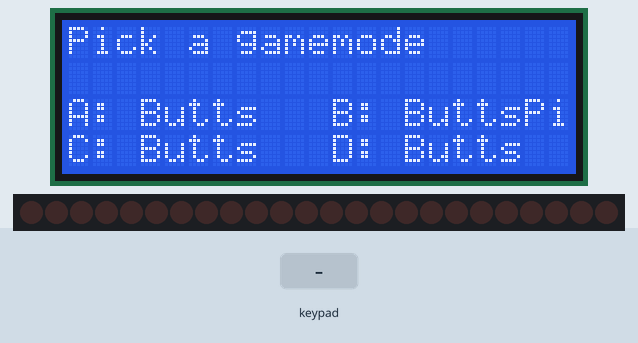
Recording of a sketch running on a simulated Arduino Mega 2560, built with avr-gcc and run on an emulated ATmega2560. Parts: 21×4 character LCD, 24 shift-register outputs drawn as a row of LEDs (first output left, lit = HIGH). The inputs (shaded band) are chosen by the test bench. Random numbers use the default seed unless the sketch sets one; EEPROM starts erased.

Above: at 1.2 s.
1.3 s: key 'b' pressed
At 1.8 s:
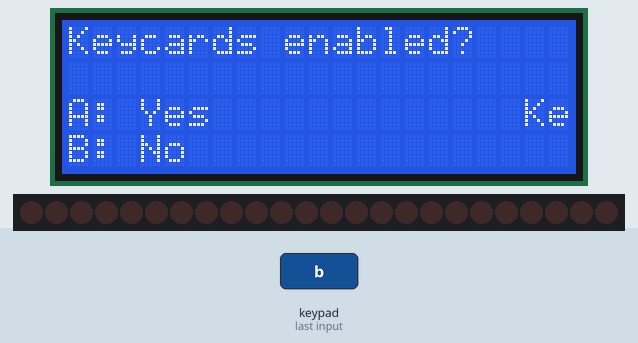
2.8 s: key 'b' pressed
At 4.0 s:
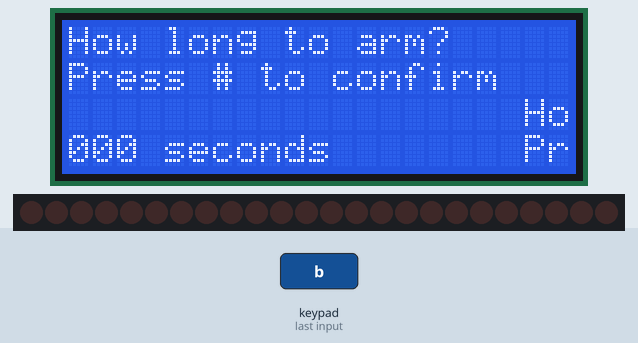
4.3 s: keypad keys 1 3 9 7 2 2 2 2 # pressed 0.4 s apart
At 8.8 s:
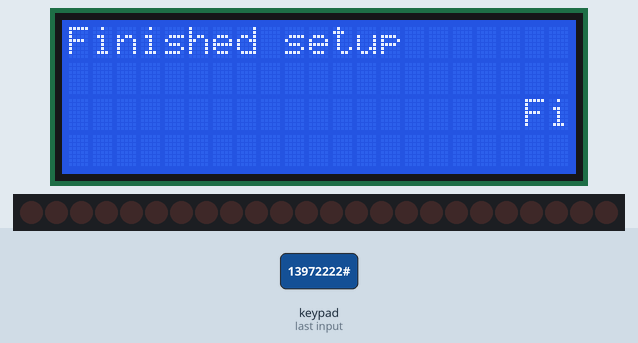
Timing chart, 0 to 10.3 s (numbered marks = the images above; inputs shaded):
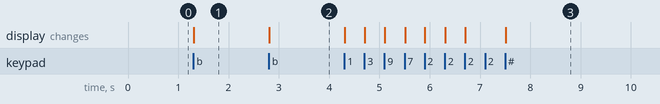

Measured:
- after the input at 1.3 s, the display: first changes at once (image 1 shows a later state)
- after the input at 2.8 s, the display: changes at once (image 2)
- after the input at 4.3 s, the display: first changes at once (image 3 shows a later state)

The sketch:

sevenseg.ino
```cpp
byte numbers[] = {
	255 - B00111111, // 0
	255 - B00000110, // 1
	255 - B01011011, // 2
	255 - B01001111, // 3
	255 - B01100110, // 4
	255 - B01101101, // 5
	255 - B01111101, // 6
	255 - B00000111, // 7
	255 - B01111111, // 8
	255 - B01101111, // 9
	255 - B01110111, // A
	255 - B01111100, // B like b
	255 - B00111001, // C
	255 - B01011110, // D small like 6 without upper stroke
	255 - B01111001, // E
	255 - B01111000, // F
};
byte digits[] = {
	255 - B11111110,
	255 - B11111101,
	255 - B11111011,
	255 - B11110111,
	255 - B11101111,
	255 - B11011111,
	255 - B10111111,
	255 - B01111111,
};

// shift
int latchPin = 10,
dataPin = 9,
clockPin = 8;

// green/white  latch 9
// orange/brown data  8
// yellow/black clock 7

void sevenseg_setup()
{
	pinMode(latchPin, OUTPUT);
	pinMode(clockPin, OUTPUT);
	pinMode(dataPin, OUTPUT);

	digitalWrite(clockPin, LOW);

	digitalWrite(latchPin, LOW);
	// Clear
	shiftOut(dataPin, clockPin, MSBFIRST, B00000000);
	shiftOut(dataPin, clockPin, MSBFIRST, B00000000);
	shiftOut(dataPin, clockPin, MSBFIRST, B00000000);
	digitalWrite(latchPin, HIGH);
}

void sevenseg_write(int which, int what)
{
	byte data = numbers[what];
	byte port = digits[which];
	digitalWrite(latchPin, LOW);
	shiftOut(dataPin, clockPin, MSBFIRST, port);
	shiftOut(dataPin, clockPin, MSBFIRST, data);
	digitalWrite(latchPin, HIGH);
}

void sevenseg_clear()
{
	digitalWrite(latchPin, LOW);
	shiftOut(dataPin, clockPin, MSBFIRST, 0);
	shiftOut(dataPin, clockPin, MSBFIRST, 0);
	digitalWrite(latchPin, HIGH);
}
```

bomb.ino
```cpp
#include <LiquidCrystal.h>
#include <Keypad.h>
#include "EEPROM.h"

enum Mode {
	Setup,
	Play
};

enum EpromSettings : int {
	EPGamemode = 0,
	EPKeycardsEnabled,
	EPArmLength,
	EPDisarmLength,
	EPCodeMode,
	EPNumArmCodes,
	EPNumDisarmCodes,
	EPStrobesEnabled,
	EPPiezosEnabled,
};

Mode mode;
LiquidCrystal lcd(7, 6, 5, 4, 3, 2);

const byte ROWS = 4; //four rows
const byte COLS = 4; //four columns
//define the cymbols on the buttons of the keypads
//char hexaKeys[ROWS][COLS] = {
//	{ 1, 2, 3, 10 },
//	{ 4, 5, 6, 11 },
//	{ 7, 8, 9, 12 },
//	{ 0, -1, 0, 13 }, // * 0 #
//};
char nul = 0;
char hexaKeys[ROWS][COLS] = {
	{ '1', '2', '3', 'a' },
	{ '4', '5', '6', 'b' },
	{ '7', '8', '9', 'c' },
	{ '*', '0', '#', 'd' }, // * 0 #
};
//byte rowPins[ROWS] = { 22, 23, 24, 25 }; //connect to the row pinouts of the keypad
//byte colPins[COLS] = { 26, 27, 28, 29 }; //connect to the column pinouts of the keypad
// Bullshit caused by idiotic plugging
byte rowPins[ROWS] = { 26, 27, 29, 28 }; //connect to the row pinouts of the keypad
byte colPins[COLS] = { 22, 23, 24, 25 }; //connect to the column pinouts of the keypad

bool isSpecialInput(char key)
{
	return key == '*' || key == '#';
}

bool isLetterInput(char key)
{
	return key == 'a' || key == 'b' || key == 'c' || key == 'd';
}

bool isNumberInput(char key)
{
	return !(isLetterInput(key) || isSpecialInput(key));
}


//initialize an instance of class NewKeypad
Keypad customKeypad = Keypad(makeKeymap(hexaKeys), rowPins, colPins, ROWS, COLS);

void setup()
{
	mode = Setup;
	//mode = Play;
	lcd.begin(21, 4);

	sevenseg_setup();

	lcd.setCursor(0, 1);
	lcd.print("butts");

	if (mode == Setup) {
		setup_setup();
	} else {
		play_setup();
	}
}

char lastKey = 0;

void loop()
{
	//char customKey = customKeypad.getKey();
	//if (customKey) {
	//	if (customKey < 0)
	//		customKey = 0;
	//	lastKey = customKey;
	//}
	// lcd.setCursor(0, 0);
	// lcd.print(lastKey);

	//sevenseg_write(0, lastKey);
	// sevenseg_clear();

	// (note: line 1 is the second row, since counting begins with 0):
	//lcd.setCursor(0, 3);
	// print the number of seconds since reset:
	//lcd.print(millis() / 1000);
	if (mode == Setup) {
		setup_loop();
	} else {
		play_loop();
	}
}
```

mode_play.ino
```cpp
long AAutoCode1;
long AAutoCode2;
long AAutoCode3;
long AAutoCode4;
long AAutoCode5;
long AAutoCode6;
long AAutoCode7;
long AAutoCode8;
long AAutoCode9;
long DAutoCode1;
long DAutoCode2;
long DAutoCode3;
long DAutoCode4;
long DAutoCode5;
long DAutoCode6;
long DAutoCode7;
long DAutoCode8;
long DAutoCode9;

void play_setup()
{
	randomSeed(analogRead(0)); //Get floating data for random number generator from unused analog pin
	AAutoCode1 = random(10000000, 99999999);
	AAutoCode2 = random(10000000, 99999999);
	AAutoCode3 = random(10000000, 99999999);
	AAutoCode4 = random(10000000, 99999999);
	AAutoCode5 = random(10000000, 99999999);
	AAutoCode6 = random(10000000, 99999999);
	AAutoCode7 = random(10000000, 99999999);
	AAutoCode8 = random(10000000, 99999999);
	AAutoCode9 = random(10000000, 99999999);
	DAutoCode1 = random(10000000, 99999999);
	DAutoCode2 = random(10000000, 99999999);
	DAutoCode3 = random(10000000, 99999999);
	DAutoCode4 = random(10000000, 99999999);
	DAutoCode5 = random(10000000, 99999999);
	DAutoCode6 = random(10000000, 99999999);
	DAutoCode7 = random(10000000, 99999999);
	DAutoCode8 = random(10000000, 99999999);
	DAutoCode9 = random(10000000, 99999999);

	lcd.print("world, hello! test");

}

void play_loop()
{

}
```

mode_setup.ino
```cpp
enum SetupStage {
	GameMode,
	KeyCard,
	CodeMethod,
	ArmCodeCount,
	DisarmCodeCount,
	Strobe,
	Piezos,
	ArmTime,
	Done
};

SetupStage setupStage;
bool hasShownMessage;
bool isAllDone;

void setup_setup()
{
	lcd.setCursor(0, 5);
	lcd.print("Program Mode");

	setupStage = GameMode;
	hasShownMessage = false;
	isAllDone = false;

	resetMultiInput();
}

const int maxInputs = 3;
char multiInput[maxInputs];

void resetMultiInput()
{
	memset(multiInput, '0', maxInputs);
}

uint8_t parseMultiInput()
{
	// Detect if the input is too big. TODO: Some kind of error message?
	if (multiInput[0] >= '2') { // Abuse that '1' < '2'
		if (multiInput[0] > '2') {
			return 0;
		} else if (multiInput[1] >= '5') {
			if (multiInput[1] > '5' || multiInput[2] > '5') {
				return 0;
			}
		}
	}
	// lazyness loop unrolling. It'll always be 3 due to 8 bit requirements
	uint8_t res = 0;
	res += (multiInput[0] - '0') * 100;
	res += (multiInput[1] - '0') * 10;
	res += (multiInput[2] - '0') * 1;

	return res;
}

uint8_t getMultiInput()
{
	char key = customKeypad.getKey();
	if (key == '#')
		return parseMultiInput();
	else if (!key || !isNumberInput(key))
		return 0;

	// Add key to current inputs
	for (int i = 0; i < maxInputs - 1; i++) {
		multiInput[i] = multiInput[i + 1];
	}
	multiInput[maxInputs - 1] = key;

	lcd.setCursor(0, 3);
	lcd.write(multiInput, maxInputs); // Write as buffer
	return 0;
}

void writeHeader(String message)
{
	lcd.clear();
	lcd.setCursor(0, 0);
	lcd.print(message);
}

void writeMultipleChoice(String message, String a, String b, String c, String d)
{
	writeHeader(message);
	lcd.setCursor(0, 2);
	lcd.print("A: ");
	lcd.print(a);
	lcd.setCursor(11, 2);
	lcd.print("B: ");
	lcd.print(b);
	lcd.setCursor(0, 3);
	lcd.print("C: ");
	lcd.print(c);
	lcd.setCursor(11, 3);
	lcd.print("D: ");
	lcd.print(d);
}

void writeMultipleChoice(String message, String a, String b)
{
	writeHeader(message);
	lcd.setCursor(0, 2);
	lcd.print("A: ");
	lcd.print(a);
	lcd.setCursor(0, 3);
	lcd.print("B: ");
	lcd.print(b);
}

uint8_t getMultipleChoice(int num)
{
	char key = customKeypad.getKey();
	if (!key || !isLetterInput(key)) {
		return 0;
	}
	key -= 'a';
	if (key >= num)
		return 0;
	return key;
}


void setup_loop()
{
	if (isAllDone) return;

	char key;
	uint8_t res;
	switch (setupStage) {
	case GameMode: {
		if (!hasShownMessage) {
			writeMultipleChoice("Pick a gamemode", "Butts", "Butts", "Butts", "Butts");
			hasShownMessage = true;
			return;
		}

		res = getMultipleChoice(4);
		if (!res)
			return;
		EEPROM.write(EPGamemode, res);

		// reset for the next stage
		setupStage = KeyCard;
		hasShownMessage = false;
		lcd.clear();
		return;
	}
	case KeyCard: {
		if (!hasShownMessage) {
			writeMultipleChoice("Keycards enabled?", "Yes", "No");
			hasShownMessage = true;
			return;
		}

		res = getMultipleChoice(2);
		if (!res)
			return;
		EEPROM.write(EPKeycardsEnabled, res);

		// reset for the next stage
		setupStage = ArmTime;
		hasShownMessage = false;
		return;
	}
	case ArmTime: {
		if (!hasShownMessage) {
			writeHeader("How long to arm?");
			lcd.setCursor(0, 1);
			lcd.print("Press # to confirm");
			lcd.setCursor(0, 3);
			lcd.print("000 seconds");
			hasShownMessage = true;
			return;
		}

		res = getMultiInput();
		if (!res)
			return;
		EEPROM.write(EPArmLength, res);

		// reset for the next stage
		setupStage = CodeMethod;
		hasShownMessage = false;
		// TODO: Clear LCD
		return;
	}
	default: {
		lcd.clear();
		lcd.setCursor(0, 0);
		lcd.print("Finished setup");
		isAllDone = true;
		// do something
	}
	}
	/*
	   FIXME: This is probably no longer necessary. (Probably?)

	   // Set game mode (A,B,C,D)
	   char gamemode;

	   // Set key cards (on/off)
	   int kcard;

	   // Set code method (Automatically generated/manual)
	   int codem;

	   // Set no. of activation codes (numeric 1-9)
	   int ACodeNum;

	   // Set no. of deactivation codes (numeric 1-9)
	   int DCodeNum;

	   // Set strobe (on/off)
	   int strobe;

	   // Set piezos (on/off)
	   int piezos;

	   // Commit all variables to EEPROM (byte no, value)
	   EEPROM.write(0, gamemode);
	   EEPROM.write(1, kcard);
	   EEPROM.write(2, codem);
	   EEPROM.write(3, ACodeNum);
	   EEPROM.write(4, DCodeNum);
	   EEPROM.write(5, strobe);
	   EEPROM.write(6, piezos);
	   */
}
```
